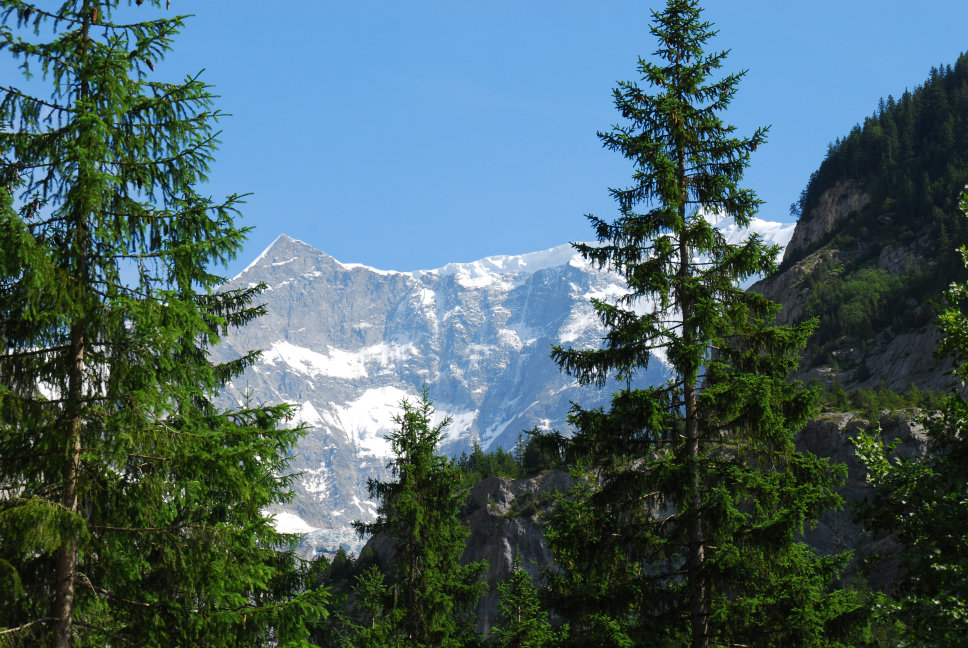
#> input picture pretty_photo.jpg, 3872 x 2592 px (shown at 1/4 size)
$ python random_tile.py -f pretty_photo.jpg   (Python 2 division)   (older library calls are emulated)
#> lines starting #> are read from the running program, lines starting #| are printed output that depends on the picture
### image_transforms.py
"""Transformations on images"""
from numpy import random
from numpy import array
from PIL import Image
from PIL import ImageDraw
from PIL import ImageOps

def tileify(image_data, num_blocks, max_shift):
    """
    Breaks image up into rectangles and shifts them a random distance
    Areas not covered by the moved rectangles are the negative of
    the original image
    """
    width = image_data.size[0]
    height = image_data.size[1]
    row_block_size = round(height / num_blocks)
    col_block_size = round(width / num_blocks)
    negative_image = ImageOps.invert(image_data)
    pixels = array(image_data)
    for row in xrange(num_blocks):
        inner_row_val = int(row_block_size * row)
        outer_row_val = int(row_block_size * row + row_block_size)
        for col in xrange(num_blocks):
            inner_col_val = int(col_block_size * col)
            outer_col_val = int(col_block_size * col + col_block_size)
            block = pixels[
                inner_row_val:outer_row_val,
                inner_col_val:outer_col_val
            ]
            location = calculate_random_location(
                inner_row_val,
                inner_col_val,
                max_shift
            )
            negative_image.paste(Image.fromarray(block), location)
    return negative_image

def calculate_random_location(x, y, max_shift):
    """
    Calculates random location near some starting point
    Inputs
        x - coordinate point where 0,0 is upper left corner
        y - coordinate point where 0,0 is upper left corner
        max_shift - the furthest distance from the point to shift
    """
    x_offset = random.random_integers(-max_shift, max_shift)
    y_offset = random.random_integers(-max_shift, max_shift)
    location = (
        y + y_offset,
        x + x_offset
    )
    return location

# [120 lines left out: functions filmify_image, add_film_border, place_film_strip, place_film_hole, round_corner, round_rectangle and 1 more, not called in this run]

### random_tile.py
"""Example of how to use the Python Imaging Library"""
import os
import optparse

from PIL import Image

from image_transforms import tileify

def main():
    """Retrieves file entered, manipulates it and saves a copy with a new name"""
    # Parse options
    parser = optparse.OptionParser()
    parser.add_option(
        "-f",
        dest="filename",
        help="Picture to modify",
        metavar="FILE"
    )
    parser.add_option(
        "--max-shift",
        "-m",
        dest='max_shift',
        type="int",
        help='The max amount a block can randomly shift'
    )
    parser.add_option(
        "--num-tiles",
        "-n",
        dest='num_tiles',
        type="int",
        help='The number of tiles to break an image into'
    )
    (opts, args) = parser.parse_args()

    # Give user feedback if they forget an option and exit
    mandatory_options = ['filename']
    for option in mandatory_options:
        if not opts.__dict__[option]:
            print "Mandatory option is missing\n"
            parser.print_help()
            exit(-1)

    max_shift = opts.max_shift
    if max_shift == None:
        max_shift = 50

    num_tiles = opts.num_tiles
    if num_tiles == None:
        num_tiles = 20

    full_filename =  opts.filename
    if full_filename != None:
        try:
            image_data = Image.open(full_filename)
#> image_data is the input picture: PIL image 3872x2592 RGB; mean R, G, B 74.3, 100.6, 106.2
            new_image_data = tileify(image_data, num_tiles, max_shift)
#> in tileify, `negative_image = ImageOps.invert(image_data)`:
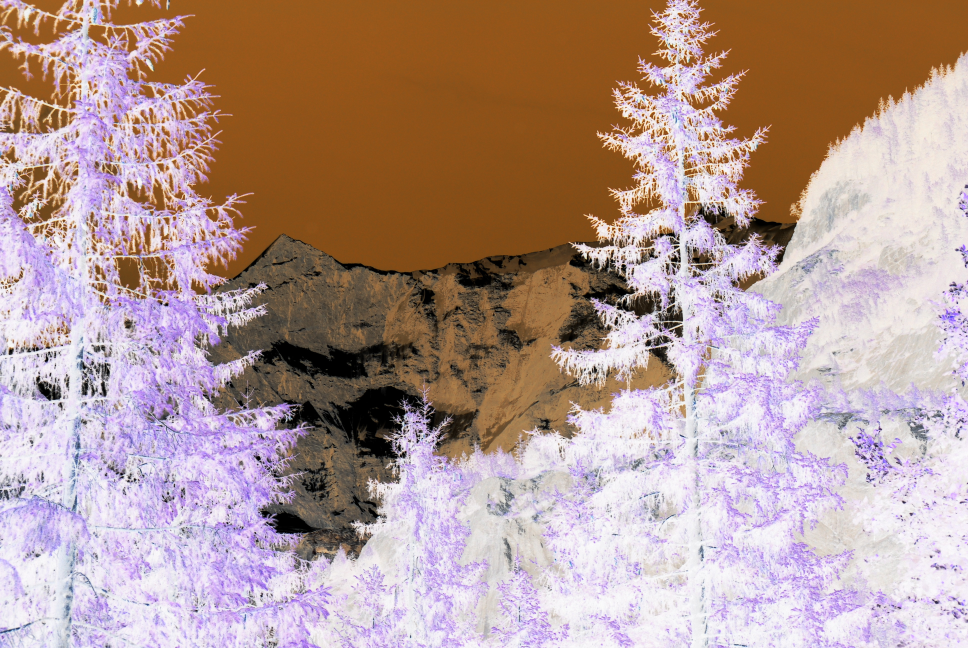
#> negative_image: PIL image 3872x2592 RGB (shown at 1/4 size); mean R, G, B 180.7, 154.4, 148.8
#> after the loop in tileify, `for row in xrange(num_blocks):`:
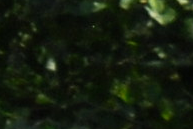
#> block: shape (129, 193, 3); mean R, G, B 20.8, 29.6, 14.2
#> after the loop in tileify, `for row in xrange(num_blocks):`:
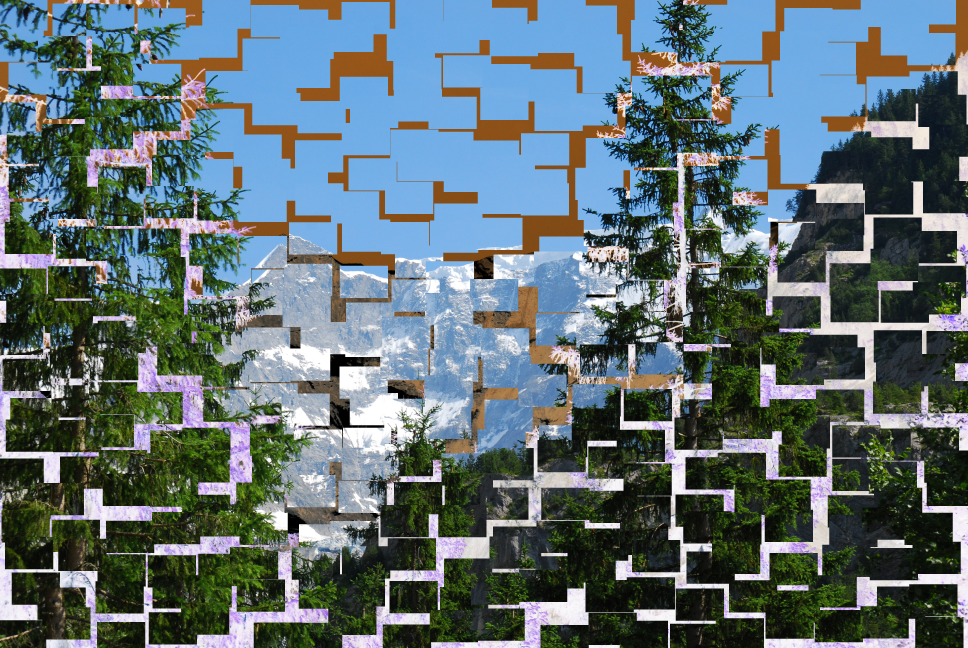
#> negative_image: PIL image 3872x2592 RGB (shown at 1/4 size); mean R, G, B 95.2, 111.6, 115.4
            safe_save(full_filename, new_image_data)
        except IOError:
            print "Can not modify " + full_filename
    else:
        print 'Must enter photo in this directory'


def safe_save(full_filename, new_image_data):
    """
    Saves image with new name
    Inputs:
        full_filename, filename to be saved including extention e.g, myfile.jpg
        new_image_data, PIL Image data to be saved
    """
    filename, extention = os.path.splitext(full_filename)
    new_image_data.save(filename + '_modified' + extention)

if __name__ == "__main__":
    main()
